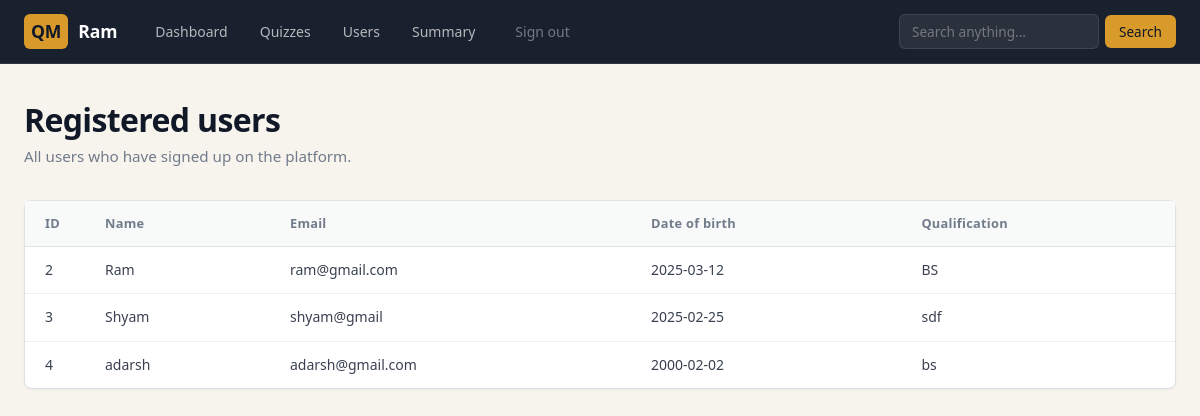
The app's page /admin/users/Ram (signed in) with its own data.
### models/models.py (models this page shows)
class user_info(db.Model):
    __tablename__ = 'user_info'
    id = db.Column(db.Integer, primary_key=True)
    name = db.Column(db.String, nullable=False)
    email = db.Column(db.String, nullable=False)
    password = db.Column(db.String, nullable=False)
    qualification = db.Column(db.String, nullable=False)
    dob = db.Column(db.String, nullable=False)
    role = db.Column(db.Integer, default=1)

### controllers/controllers.py (the view)
@app.route("/admin/users/<name>", methods=["GET", "POST"])
@login_required
def user_detail(name):
    users = user_info.query.filter_by(role=1).all()
    return render_template("users.html", name=name, users=users)

### controllers/controllers.py (called while the page is built)
def login_required(f):
    @wraps(f)
    def decorated_function(*args, **kwargs):
        if "user_id" not in session:
            return redirect(url_for("login"))
        return f(*args, **kwargs)
    return decorated_function

### templates/users.html (shortened to what this page needs)
<!DOCTYPE html>
<html lang="en">
<head>
    <link rel="stylesheet" href="/static/css/main.css">
</head>
<body>
    {%include 'admin_nav.html'%}
    <div class="qm-page">
        <div class="qm-header">
            <h1>Registered users</h1>
            <p class="qm-text-muted">All users who have signed up on the platform.</p>
        </div>
        <div class="qm-card">
            <table class="qm-table">
                <thead>
                    <tr>
                        <th style="width:60px">ID</th>
                        <th>Name</th>
                        <th>Email</th>
                        <th>Date of birth</th>
                        <th>Qualification</th>
                    </tr>
                </thead>
                <tbody>
                    {%if users%}
                    {%for user in users%}
                    <tr>
                        <td>{{user.id}}</td>
                        <td>{{user.name}}</td>
                        <td>{{user.email}}</td>
                        <td>{{user.dob}}</td>
                        <td>{{user.qualification}}</td>
                    </tr>
                    {%endfor%}
                    {%else%}
                    <tr>
                        <td colspan="5" style="text-align:center;color:var(--ink-muted);padding:40px">No users registered yet.</td>
                    </tr>
                    {%endif%}
                </tbody>
            </table>
        </div>
    </div>
</body>
</html>

### templates/admin_nav.html (shortened to what this page needs)
<nav class="qm-nav">
    <div class="qm-nav__brand"><span>QM</span> {{name}}</div>
    <ul class="qm-nav__links">
        <li><a href="/admin/{{name}}">Dashboard</a></li>
        <li><a href="/admin/quiz_management/{{name}}">Quizzes</a></li>
        <li><a href="/admin/users/{{name}}">Users</a></li>
        <li><a href="/admin/admin_summary/{{name}}">Summary</a></li>
        <li><a href="/logout" class="nav-logout">Sign out</a></li>
    </ul>
    <form class="qm-nav__search" role="search" action="/admin/search/{{name}}" method="post">
        <input type="search" name="search" placeholder="Search anything..." aria-label="Search" value="{{ request.form.get('search', '') }}">
        <button type="submit">Search</button>
    </form>
</nav>

### records on screen
user_info: name "Ram", id "2", email "ram@gmail.com", dob "2025-03-12", qualification "BS"
user_info: id "3", name "Shyam", email "shyam@gmail", dob "2025-02-25", qualification "sdf"
user_info: id "4", name "adarsh", email "adarsh@gmail.com", dob "2000-02-02", qualification "bs"
